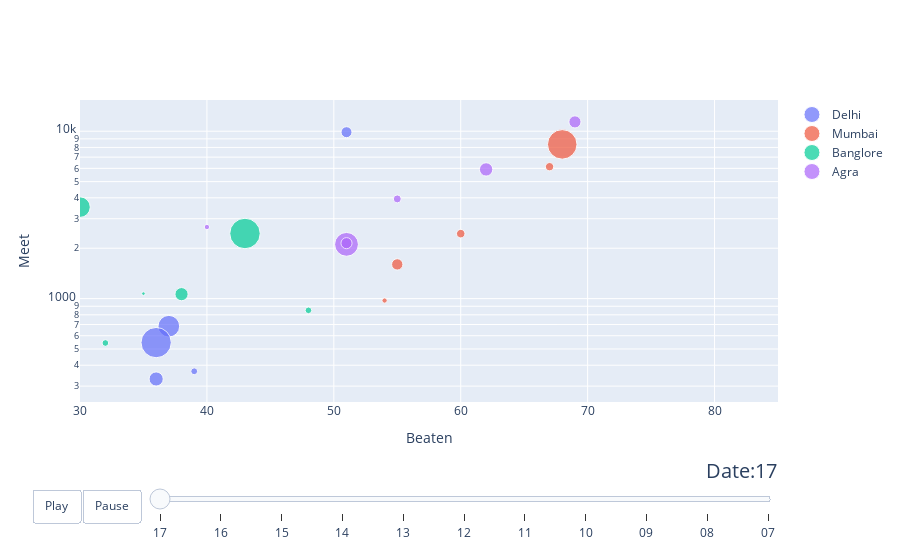

Notebook source saved alongside this figure:
### Code cell
import plotly.graph_objects as go
import pandas as pd

#url = "https://github.com/mustajabakhtar/manha/blob/master/data_set.csv"
dataset = pd.read_csv('../data/graph.csv')
#dataset = pd.read_csv(url)

days = ["17", "16", "15", "14", "13", "12", "11", "10", "09", "08", "07"]

# make list of cities
cities = []
for city in dataset["city"]:
    if city not in cities:
        cities.append(city)
# make figure
fig_dict = {
    "data": [],
    "layout": {},
    "frames": []
}

# fill in most of layout
fig_dict["layout"]["xaxis"] = {"range": [30, 85], "title": "Beaten"}
fig_dict["layout"]["yaxis"] = {"title": "Meet", "type": "log"}
fig_dict["layout"]["hovermode"] = "closest"
fig_dict["layout"]["updatemenus"] = [
    {
        "buttons": [
            {
                "args": [None, {"frame": {"duration": 500, "redraw": False},
                                "fromcurrent": True, "transition": {"duration": 300,
                                                                    "easing": "quadratic-in-out"}}],
                "label": "Play",
                "method": "animate"
            },
            {
                "args": [[None], {"frame": {"duration": 0, "redraw": False},
                                  "mode": "immediate",
                                  "transition": {"duration": 0}}],
                "label": "Pause",
                "method": "animate"
            }
        ],
        "direction": "left",
        "pad": {"r": 10, "t": 87},
        "showactive": False,
        "type": "buttons",
        "x": 0.1,
        "xanchor": "right",
        "y": 0,
        "yanchor": "top"
    }
]

sliders_dict = {
    "active": 0,
    "yanchor": "top",
    "xanchor": "left",
    "currentvalue": {
        "font": {"size": 20},
        "prefix": "Date:",
        "visible": True,
        "xanchor": "right"
    },
    "transition": {"duration": 300, "easing": "cubic-in-out"},
    "pad": {"b": 10, "t": 50},
    "len": 0.9,
    "x": 0.1,
    "y": 0,
    "steps": []
}

# make data
day = 7
for city in cities:
    dataset_by_day = dataset[dataset["day"] == day]
    dataset_by_day_and_cont = dataset_by_day[
        dataset_by_day["city"] == city]

    data_dict = {
        "x": list(dataset_by_day_and_cont["beaten"]),
        "y": list(dataset_by_day_and_cont["total"]),
        "mode": "markers",
        "text": list(dataset_by_day_and_cont["vendor"]),
        "marker": {
            "sizemode": "area",
            "sizeref": 200,
            "size": list(dataset_by_day_and_cont["hotels"])
        },
        "name": city
    }
    fig_dict["data"].append(data_dict)

# make frames
for day in days:
    frame = {"data": [], "name": str(day)}
    for city in cities:
        dataset_by_day = dataset[dataset["day"] == int(day)]
        dataset_by_day_and_cont = dataset_by_day[
            dataset_by_day["city"] == city]

        data_dict = {
            "x": list(dataset_by_day_and_cont["beaten"]),
            "y": list(dataset_by_day_and_cont["total"]),
            "mode": "markers",
            "text": list(dataset_by_day_and_cont["vendor"]),
            "marker": {
                "sizemode": "area",
                "sizeref": 200,
                "size": list(dataset_by_day_and_cont["hotels"])
            },
            "name": city
        }
        frame["data"].append(data_dict)

    fig_dict["frames"].append(frame)
    slider_step = {"args": [
        [day],
        {"frame": {"duration": 300, "redraw": False},
         "mode": "immediate",
         "transition": {"duration": 300}}
    ],
        "label": day,
        "method": "animate"}
    sliders_dict["steps"].append(slider_step)

fig_dict["layout"]["sliders"] = [sliders_dict]

fig = go.Figure(fig_dict)

fig.show()

### Figure 1 — Plotly figure (JSON) as saved in the notebook; plotly's stock layout.template omitted (floating-point values rounded to 4 significant figures)
{"data": [{"marker": {"size": [8425, 12044, 46886, 4693, 20092, 91825], "sizemode": "area", "sizeref": 200}, "mode": "markers", "name": "Delhi", "text": ["BKG", "AGD", "EXP", "OYO", "YTR", "CTP"], "type": "scatter", "x": [29, 51, 37, 39, 36, 36], "y": [779, 9867, 684, 368, 331, 546]}, {"marker": {"size": [12826, 6927, 87304, 2791, 7274], "sizemode": "area", "sizeref": 200}, "mode": "markers", "name": "Mumbai", "text": ["BKG", "AGD", "EXP", "YTR", "CTP"], "type": "scatter", "x": [55, 67, 68, 54, 60], "y": [1601, 6137, 8343, 974, 2444]}, {"marker": {"size": [92795, 42320, 17383, 4423, 4469, 1291], "sizemode": "area", "sizeref": 200}, "mode": "markers", "name": "Banglore", "text": ["BKG", "EXP", "AGD", "YTR", "CTP", "OYO"], "type": "scatter", "x": [43, 30, 38, 48, 32, 35], "y": [2449, 3520, 1063, 851, 543, 1071]}, {"marker": {"size": [17876, 2883, 56602, 14785, 6377, 12350], "sizemode": "area", "sizeref": 200}, "mode": "markers", "name": "Agra", "text": ["BKG", "EXP", "AGD", "YTR", "CTP", "OYO"], "type": "scatter", "x": [62, 40, 51, 69, 55, 51], "y": [5911, 2677, 2109, 11367, 3940, 2144]}], "layout": {"hovermode": "closest", "sliders": [{"active": 0, "currentvalue": {"font": {"size": 20}, "prefix": "Date:", "visible": true, "xanchor": "right"}, "len": 0.9, "pad": {"b": 10, "t": 50}, "steps": [{"args": [["17"], {"frame": {"duration": 300, "redraw": false}, "mode": "immediate", "transition": {"duration": 300}}], "label": "17", "method": "animate"}, {"args": [["16"], {"frame": {"duration": 300, "redraw": false}, "mode": "immediate", "transition": {"duration": 300}}], "label": "16", "method": "animate"}, {"args": [["15"], {"frame": {"duration": 300, "redraw": false}, "mode": "immediate", "transition": {"duration": 300}}], "label": "15", "method": "animate"}, {"args": [["14"], {"frame": {"duration": 300, "redraw": false}, "mode": "immediate", "transition": {"duration": 300}}], "label": "14", "method": "animate"}, {"args": [["13"], {"frame": {"duration": 300, "redraw": false}, "mode": "immediate", "transition": {"duration": 300}}], "label": "13", "method": "animate"}, {"args": [["12"], {"frame": {"duration": 300, "redraw": false}, "mode": "immediate", "transition": {"duration": 300}}], "label": "12", "method": "animate"}, {"args": [["11"], {"frame": {"duration": 300, "redraw": false}, "mode": "immediate", "transition": {"duration": 300}}], "label": "11", "method": "animate"}, {"args": [["10"], {"frame": {"duration": 300, "redraw": false}, "mode": "immediate", "transition": {"duration": 300}}], "label": "10", "method": "animate"}, {"args": [["09"], {"frame": {"duration": 300, "redraw": false}, "mode": "immediate", "transition": {"duration": 300}}], "label": "09", "method": "animate"}, {"args": [["08"], {"frame": {"duration": 300, "redraw": false}, "mode": "immediate", "transition": {"duration": 300}}], "label": "08", "method": "animate"}, {"args": [["07"], {"frame": {"duration": 300, "redraw": false}, "mode": "immediate", "transition": {"duration": 300}}], "label": "07", "method": "animate"}], "transition": {"duration": 300, "easing": "cubic-in-out"}, "x": 0.1, "xanchor": "left", "y": 0, "yanchor": "top"}], "updatemenus": [{"buttons": [{"args": [null, {"frame": {"duration": 500, "redraw": false}, "fromcurrent": true, "transition": {"duration": 300, "easing": "quadratic-in-out"}}], "label": "Play", "method": "animate"}, {"args": [[null], {"frame": {"duration": 0, "redraw": false}, "mode": "immediate", "transition": {"duration": 0}}], "label": "Pause", "method": "animate"}], "direction": "left", "pad": {"r": 10, "t": 87}, "showactive": false, "type": "buttons", "x": 0.1, "xanchor": "right", "y": 0, "yanchor": "top"}], "xaxis": {"range": [30, 85], "title": {"text": "Beaten"}}, "yaxis": {"title": {"text": "Meet"}, "type": "log"}}}
